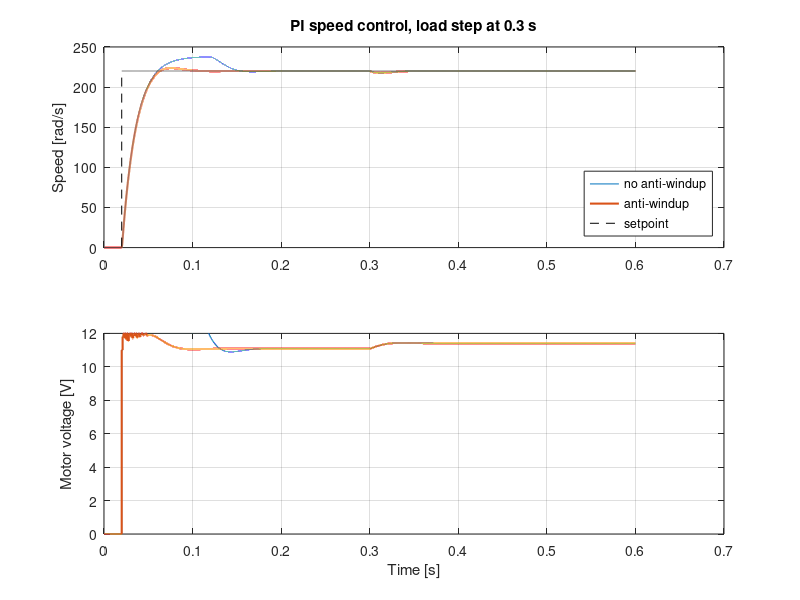

Write the MATLAB code that produced this figure.
% DC motor speed control with a discrete PI(D) controller
%
% The controller runs at 1 kHz like it would on a microcontroller. Between
% controller updates the motor is simulated with small Euler steps.
% The script runs the same controller twice: with and without anti-windup.

% Motor parameters (same motor as dc_motor_open_loop.m)
R  = 2.0;  L = 0.5e-3;  Kt = 0.05;  Ke = 0.05;  J = 2e-5;  b = 1e-5;
V_max = 12;                 % supply limit [V]

% Controller
Kp = 0.05;                  % [V per rad/s]
Ki = 6.0;                   % [V per rad]
Kd = 0.0;                   % derivative is rarely needed for speed loops
Ts = 1e-3;                  % controller period [s]

% Simulation
dt     = 1e-5;              % plant step [s], much smaller than L/R = 0.25 ms
t_end  = 0.6;
w_set  = 220;                              % speed setpoint [rad/s], needs about 11 V
w_ref  = @(t) w_set * (t >= 0.02);
T_load = @(t) 0.008 * (t >= 0.3);          % load torque step [N*m]

results = cell(1, 2);
for anti_windup = [false, true]
    n = round(t_end / dt);
    t_log = zeros(n, 1);  w_log = zeros(n, 1);  u_log = zeros(n, 1);

    i_a = 0;  w = 0;              % motor state
    integral = 0;  e_prev = 0;    % controller memory
    u = 0;
    steps_per_update = round(Ts / dt);

    for k = 1:n
        t = (k - 1) * dt;

        % Controller update every Ts
        if mod(k - 1, steps_per_update) == 0
            e = w_ref(t) - w;
            derivative = (e - e_prev) / Ts;
            u_unsat = Kp * e + Ki * integral + Kd * derivative;
            u = min(max(u_unsat, -V_max), V_max);

            % Anti-windup: stop integrating while the output is saturated
            % and the error would push it further into saturation.
            saturated = (u ~= u_unsat) && (sign(e) == sign(u_unsat));
            if ~(anti_windup && saturated)
                integral = integral + e * Ts;
            end
            e_prev = e;
        end

        % Motor (forward Euler)
        di = (u - R * i_a - Ke * w) / L;
        dw = (Kt * i_a - b * w - T_load(t)) / J;
        i_a = i_a + di * dt;
        w   = w + dw * dt;

        t_log(k) = t;  w_log(k) = w;  u_log(k) = u;
    end
    results{anti_windup + 1} = struct('t', t_log, 'w', w_log, 'u', u_log);

    if anti_windup, label = 'with anti-windup'; else, label = 'without anti-windup'; end
    w_peak = max(w_log(t_log < 0.3));       % peak before the load step
    fprintf('%-20s  peak speed %.1f rad/s (overshoot %.1f %%), final speed %.1f rad/s\n', ...
            label, w_peak, (w_peak - w_set) / w_set * 100, w_log(end));
end

figure;
subplot(2, 1, 1);
plot(results{1}.t, results{1}.w, results{2}.t, results{2}.w, 'LineWidth', 1.5);
hold on;
plot(results{1}.t, arrayfun(w_ref, results{1}.t), 'k--');
hold off;
grid on;
ylabel('Speed [rad/s]');
legend('no anti-windup', 'anti-windup', 'setpoint', 'Location', 'southeast');
title('PI speed control, load step at 0.3 s');

subplot(2, 1, 2);
plot(results{1}.t, results{1}.u, results{2}.t, results{2}.u, 'LineWidth', 1.5);
grid on;
xlabel('Time [s]');
ylabel('Motor voltage [V]');
